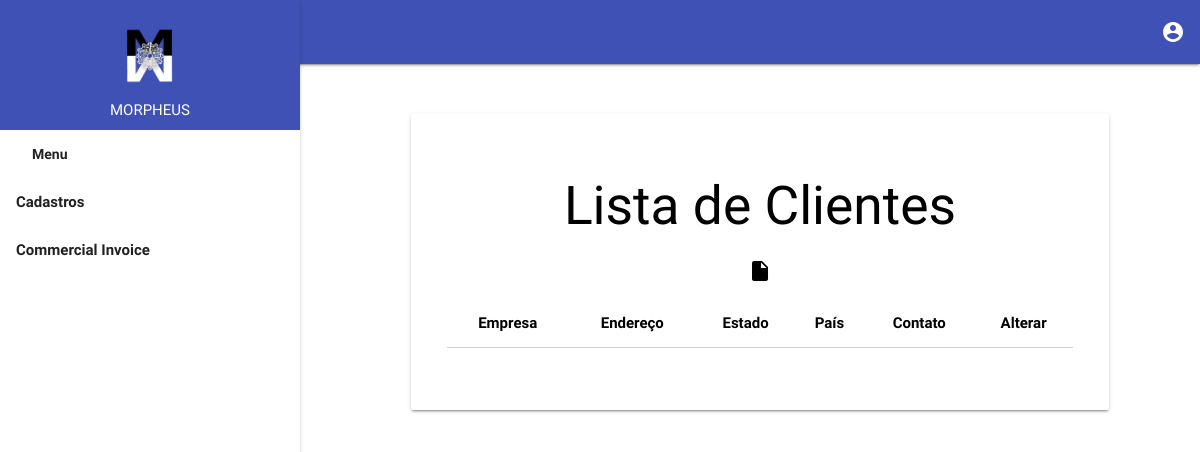
The app's page /liscli/, older data.
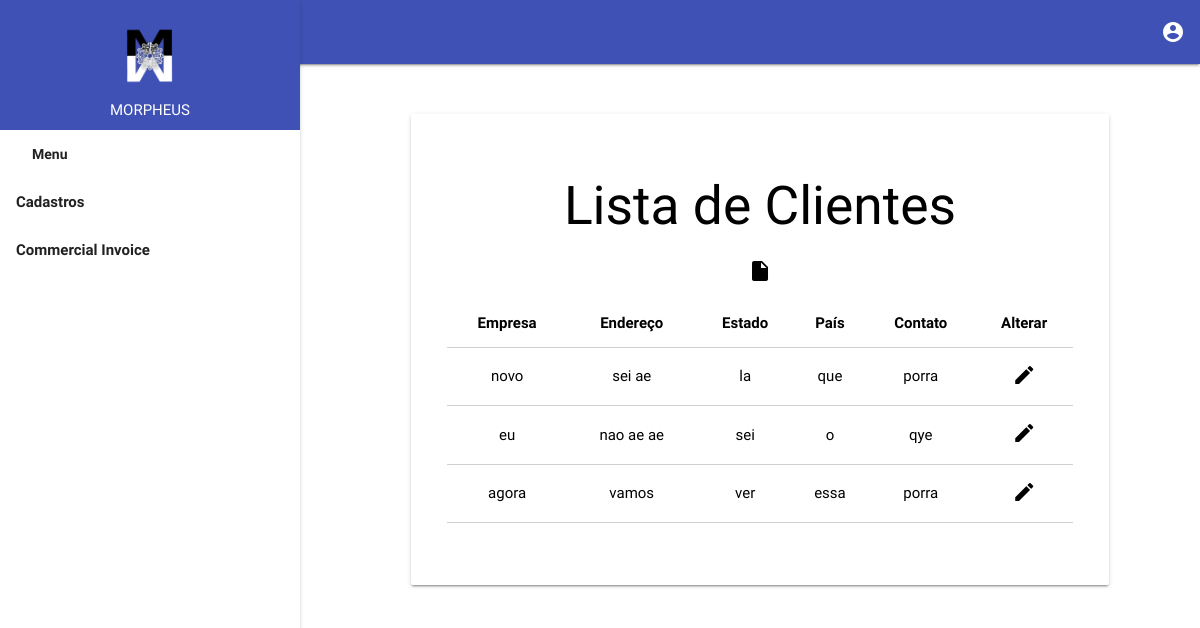
The same page, newer data.
### register/models.py (models this page shows, shortened)
class RegCli(models.Model):
    id = models.AutoField(primary_key=True)
    com_name = models.CharField(max_length=100, default="")
    adress = models.CharField(max_length=255, blank=True, null=True)
    state = models.CharField(max_length=70, blank=True, null=True)
    country = models.CharField(max_length=70, blank=True, null=True)
    contact = models.CharField(max_length=100, blank=True, null=True)

### register/views.py (the view)
# urls.py: path('liscli/', LisCli, name="LisClient"),
def LisCli(request):
    clients = RegCli.objects.all()
    return render(request, 'liscli.html', {'clients': clients})

### register/templates/liscli.html
{% extends "index.html" %}
{% load static %}
{% block content %}
<div class="black-text">
        <h2>Lista de Clientes</h2>
        <a href="{% url 'NewClient' %}" class="black-text"><i class="material-icons black-text">insert_drive_file</i> </a>
        <h6>
        <table class="bordered centered ">
            <thead>
                <tr>
                  <th>Empresa</th>
                  <th>Endereço</th>
                  <th>Estado</th>
                  <th>País</th>
                  <th>Contato</th>
                  <th>Alterar</th>
                </tr>
              </thead>
              <tbody>
        {% for client in clients %}
            <tr>
                    <td>{{ client.com_name }}</td>
                    <td>{{ client.adress }}</td>
                    <td>{{ client.state }}</td>
                    <td>{{ client.country }}</td>
                    <td>{{ client.contact }}</td>
                    <td><a href="{% url 'UpClient' client.id %}"><i class="material-icons black-text">create</i></a></td>
            </tr>
        {% endfor %}
    </tbody>
    </table>
</h6>
</div>
{% endblock %}

Row changes from the older to the newer data that the page shows:
added RegCli: com_name "novo", adress "sei ae", state "la", country "que", contact "porra"
added RegCli: com_name "eu", adress "nao ae ae", state "sei", country "o", contact "qye"
added RegCli: com_name "agora", adress "vamos", state "ver", country "essa", contact "porra"
